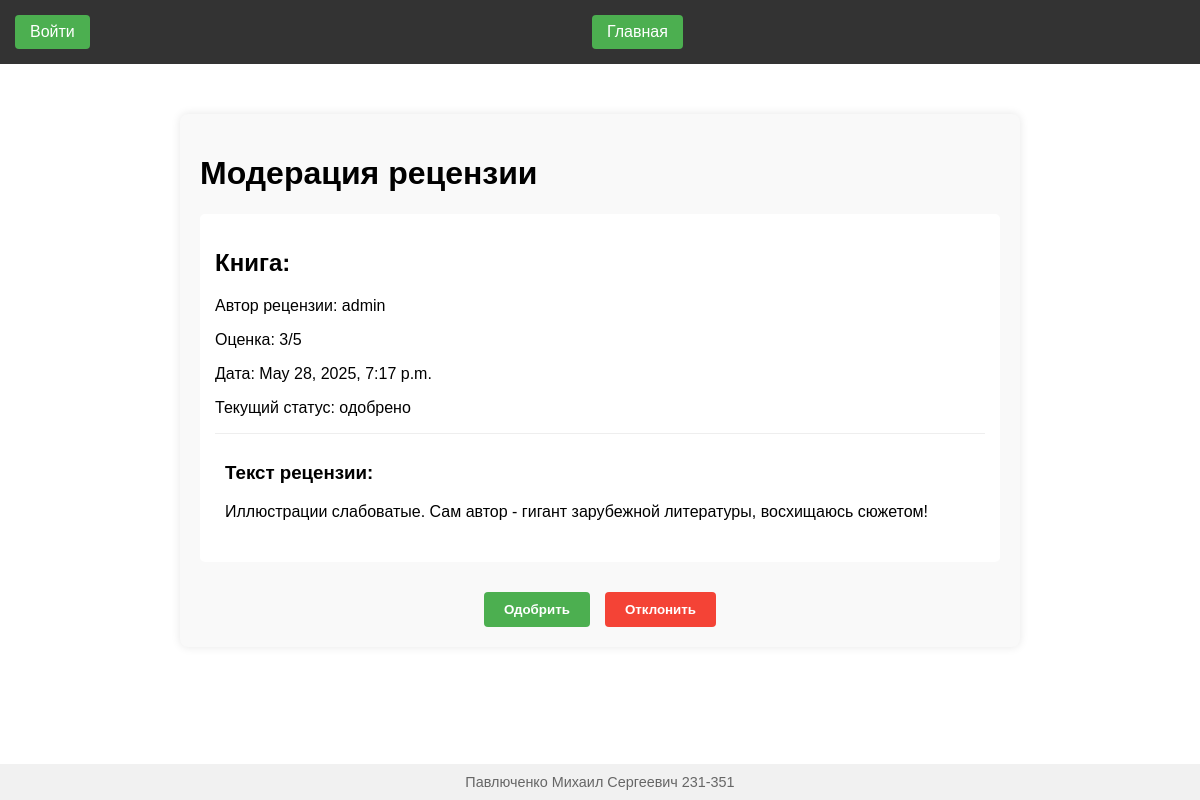
Screenshot of /reviews/detail/5 with the database file from the repository.
### main/models.py (models this page shows, shortened)
class Review(models.Model):
    book = models.ForeignKey("Book", on_delete=models.CASCADE, related_name="reviews")
    user = models.ForeignKey(User, on_delete=models.CASCADE)
    rate = models.IntegerField()
    text = models.TextField()
    status = models.PositiveIntegerField(choices=STATUS_CHOICES, validators=[MinValueValidator(1),MaxValueValidator(3)], default=1)
    date = models.DateTimeField(auto_now=True)
    def get_status_display(self):
        return STATUSES[self.status-1]

### review_management/views.py (the view, shortened to what this page needs)
# urls.py: path('detail/<int:pk>', ReviewModerationView.as_view(), name="mod_reviews_detail")
class ReviewModerationView(View):
    template_name = 'review_management/moder_reviews_detail.html'
    def get(self, request, pk):
        review = get_object_or_404(Review, id=pk)
        context = {
            'review': review,
            'statuses': STATUSES,
        }
        return render(request, self.template_name, context)

### templates/review_management/moder_reviews_detail.html (shortened to what this page needs)
{% extends 'base.html' %}
{% load static %}
{% block header_loading %}
<link rel="stylesheet" href="{% static 'css/review_management/detail.css' %}">
{% endblock %}
{% block content %}
<div class="review-moderation-container">
    <h1>Модерация рецензии</h1>
    <div class="review-details">
        <h2>Книга: {{ review.book.title }}</h2>
        <p>Автор рецензии: {{ review.user.username }}</p>
        <p>Оценка: {{ review.rate }}/5</p>
        <p>Дата: {{ review.date }}</p>
        <p>Текущий статус: {{ review.get_status_display }}</p>
        <div class="review-text">
            <h3>Текст рецензии:</h3>
            <p>{{ review.text }}</p>
        </div>
    </div>
    <form method="post" class="moderation-actions">
        <button type="submit" name="action" value="approve" class="btn-approve">Одобрить</button>
        <button type="submit" name="action" value="reject" class="btn-reject">Отклонить</button>
    </form>
</div>
{% endblock %}

### static/css/base.css (style rules this page uses)
body { font-family: Arial, sans-serif; margin: 0; padding: 0; display: flex; flex-direction: column; min-height: 100vh; }

### static/css/review_management/detail.css (style rules this page uses)
.review-moderation-container { max-width: 800px; margin: 30px auto; padding: 20px; background-color: #f9f9f9; border-radius: 8px; box-shadow: 0 0 10px rgba(0,0,0,0.1); }
.review-details { margin-bottom: 30px; padding: 15px; background-color: white; border-radius: 5px; }
.review-text { margin-top: 15px; padding: 10px; border-top: 1px solid #eee; }
.moderation-actions { display: flex; gap: 15px; justify-content: center; }
.btn-approve, .btn-reject { padding: 10px 20px; border: none; border-radius: 4px; cursor: pointer; font-weight: bold; transition: all 0.3s; }
.btn-approve { background-color: #4CAF50; color: white; }
.btn-reject { background-color: #f44336; color: white; }

### rows the page displays
Review: user.username "admin", rate "3", date "May 28, 2025, 7:17 p.m.", status "одобрено", text "Иллюстрации слабоватые. Сам автор - гигант зарубежной литературы, восхищаюсь сюжетом!"
